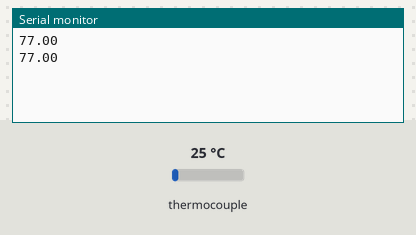
Simulated run of this sketch. Board: Arduino Uno, built with avr-gcc and run on an emulated ATmega328P. Shown: the last lines printed to the serial monitor. The inputs (shaded band) are chosen by the test bench; at power-on: thermocouple 25 °C.

Above: at 1.8 s.
1.9 s: thermocouple set to 6 °C
At 2.8 s:
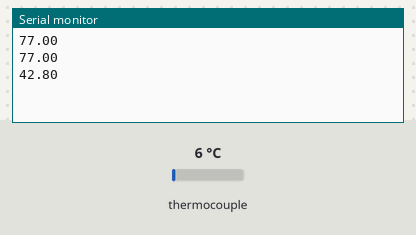
3.4 s: thermocouple set to 75 °C
At 4.7 s:
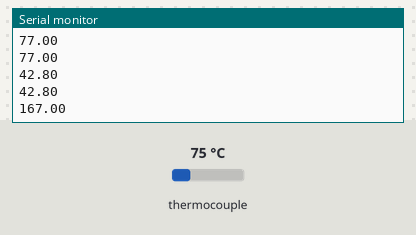
Timing chart, 0 to 6.4 s (numbered marks = the images above; inputs shaded):
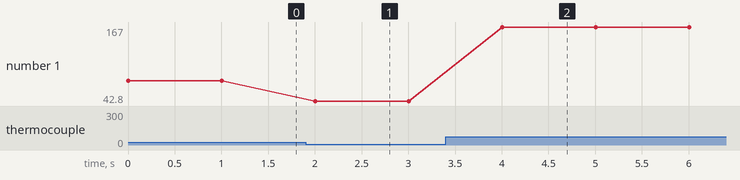

The sketch:

ThermocoupleTest.ino
```cpp
#include <Adafruit_MAX31855.h>

#define PIN_SCLK 3
#define PIN_MISO 4
#define PIN_CS_PROBE1 5

Adafruit_MAX31855 probe1(PIN_SCLK, PIN_CS_PROBE1, PIN_MISO);

void setup()
{
	Serial.begin(9600);
}

void loop()
{
	double f = probe1.readFarenheit();
	Serial.println(f);
	delay(1000);
}
```

Measured:
- after the input at 1.9 s, the serial monitor: prints a new line after 0.10 s (image 1)
- after the input at 3.4 s, the serial monitor: prints a new line after 0.61 s (image 2)
- plotted number 1: 77 → 42.8 after the input at 1.9 s, 42.8 → 167 after the input at 3.4 s
